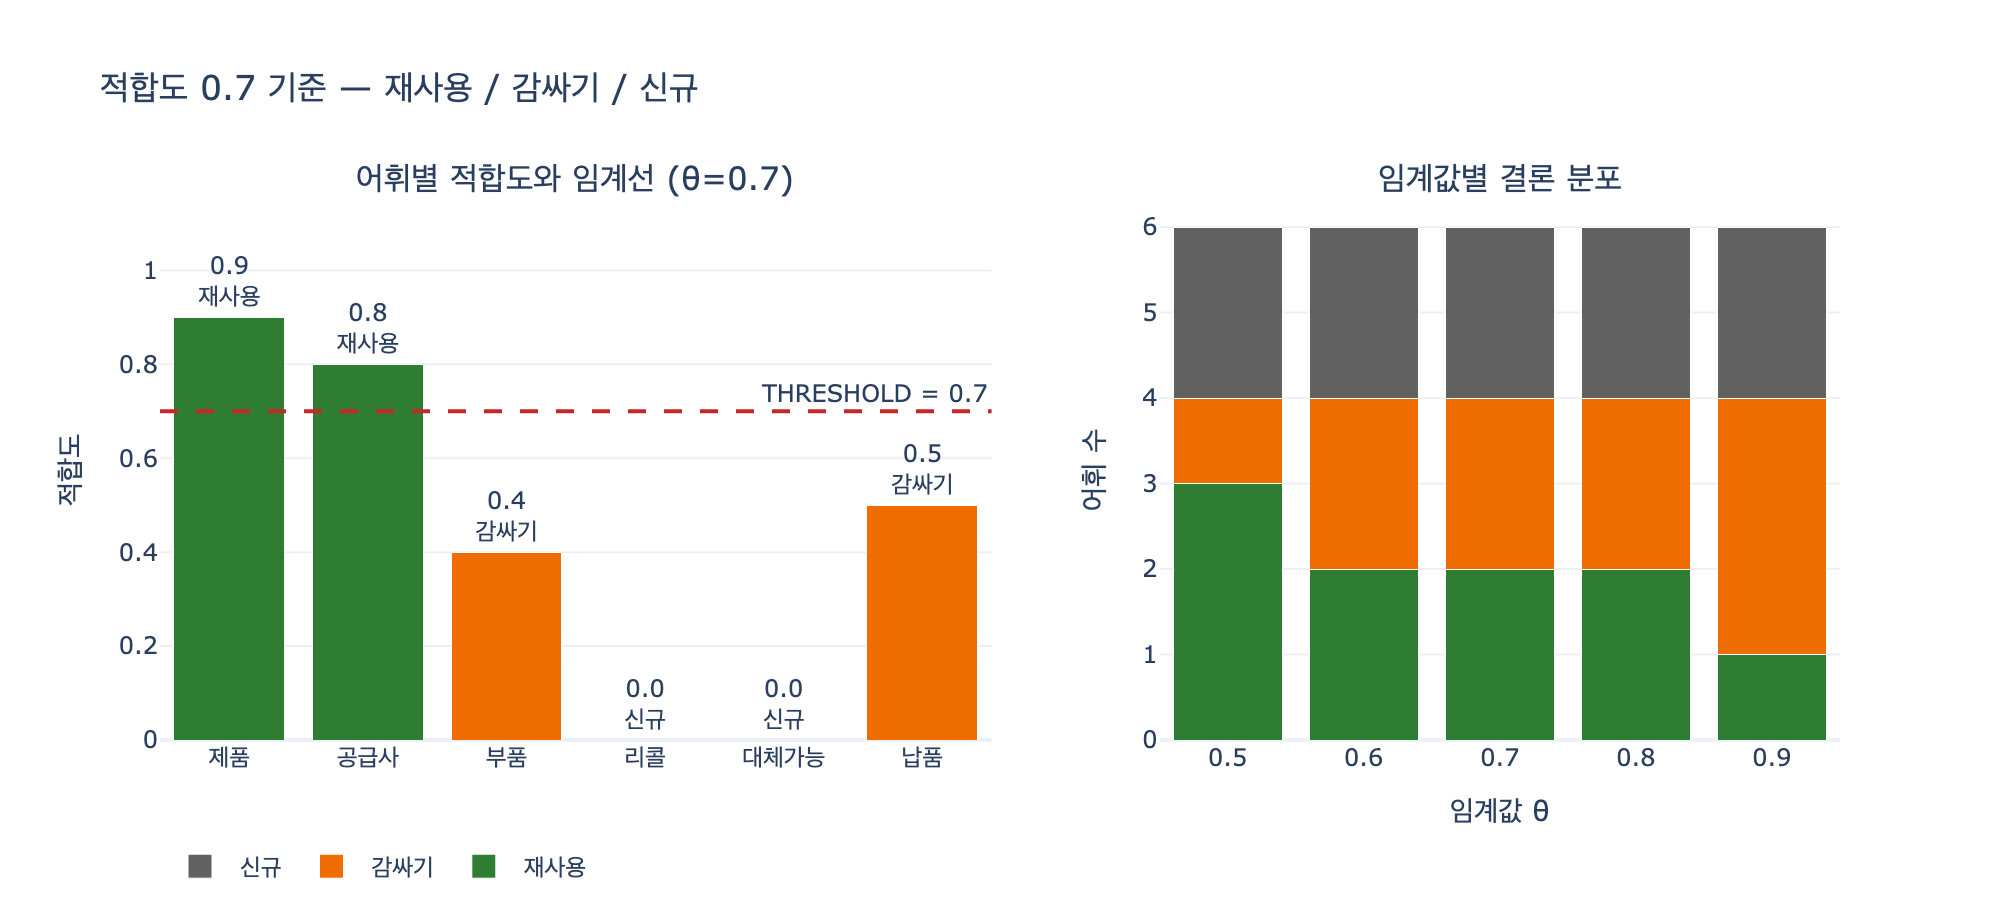

The script that drew this image:
# %% [markdown]
# # ex4_reuse_or_build.py — 적합도 임계값과 세 갈래 결론
#
# 12장 12.4절 「남의 어휘를 가져다 쓸까」의 판단 로직을 순수 파이썬으로 재현한다.
#
# 판단은 두 단계다.
#
# 1. **공개 어휘 후보가 있는가?** 없으면($v = \text{None}$) 무조건 **만든다(build)**.
# 2. 있다면 **적합도 $s$ 가 임계값 $\theta$ 이상인가?** 이상이면 **그대로 재사용(reuse)**,
#    미만이면 **우리 것을 만들고 «대략 같음»을 걸어 둔다(wrap)**.
#
# 수식으로 쓰면 이렇다.
#
# $$
# f(v, s;\ \theta) =
# \begin{cases}
# \text{build} & v = \varnothing \\[4pt]
# \text{reuse} & v \neq \varnothing \ \wedge\ s \ge \theta \\[4pt]
# \text{wrap}  & v \neq \varnothing \ \wedge\ s < \theta
# \end{cases}
# $$
#
# 책의 기본값은 $\theta = 0.7$ 이다. 저자 본인도 "0.7 은 제 감"이라고 못 박는다.
# 중요한 건 숫자의 정확성이 아니라 **숫자를 정해 두고 매번 같은 기준으로 판단하는 것**이다.
#
# 이 노트북은 $\theta$ 를 $0.5 \sim 0.9$ 로 바꿔 가며 각 어휘의 결론이 어떻게 흔들리는지 본다.

# %%
# 필요 패키지: plotly (시각화), kaleido (PNG 저장). 판단 로직 자체는 순수 파이썬 — 외부 DB/네트워크 불필요.
from __future__ import annotations


def _show(fig):
    try:
        from IPython import get_ipython
        if get_ipython() is not None:
            fig.show()
    except ImportError:
        pass


# 우리가 필요한 개념과, 공개 어휘에 이미 있는 것 (asset의 NEEDED 그대로)
NEEDED = {
    "제품":     {"공개어휘": "schema.org/Product",      "적합도": 0.9},
    "공급사":   {"공개어휘": "schema.org/Organization", "적합도": 0.8},
    "부품":     {"공개어휘": "schema.org/Product",      "적합도": 0.4},
    "리콜":     {"공개어휘": None,                      "적합도": 0.0},
    "대체가능": {"공개어휘": None,                      "적합도": 0.0},
    "납품":     {"공개어휘": "schema.org/seller",       "적합도": 0.5},
}

THRESHOLD = 0.7  # 책의 기본 임계값

print(f"어휘 {len(NEEDED)}개, 기본 임계값 {THRESHOLD}")
# 출력: 어휘 6개, 기본 임계값 0.7


# %% [markdown]
# ## 1. 판단 함수 — 세 갈래
#
# `classify` 는 어휘 하나에 대한 결론을 돌려주고, `partition` 은 원본 스크립트와 똑같이
# `reuse / wrap / build` 세 바구니로 나눈다.

# %%
def classify(info: dict, threshold: float = THRESHOLD) -> str:
    """공개 어휘 후보와 적합도로 세 갈래 결론을 낸다."""
    if info["공개어휘"] is None:
        return "build"          # 공개 어휘에 없다 — 만든다
    if info["적합도"] >= threshold:
        return "reuse"          # 그대로 가져다 쓴다
    return "wrap"               # 우리 것을 만들고 «대략 같음»을 걸어 둔다


def partition(needed: dict, threshold: float = THRESHOLD):
    reuse, build, wrap = [], [], []
    for term, info in needed.items():
        verdict = classify(info, threshold)
        if verdict == "build":
            build.append(term)
        elif verdict == "reuse":
            reuse.append((term, info["공개어휘"]))
        else:
            wrap.append((term, info["공개어휘"], info["적합도"]))
    return reuse, wrap, build


def report(needed: dict, threshold: float = THRESHOLD) -> None:
    reuse, wrap, build = partition(needed, threshold)
    print(f"[임계값 {threshold}]")
    print(f"그대로 가져다 쓴다 ({len(reuse)}개)")
    for t, v in reuse:
        print(f"  {t:<8} → {v}")
    print(f"\n비슷한데 안 맞는다 — 우리 것으로 만들고 «대략 같음»만 걸어 둔다 ({len(wrap)}개)")
    for t, v, s in wrap:
        print(f"  {t:<8} ~ {v}  (적합도 {s})")
    print(f"\n공개 어휘에 없다 — 만든다 ({len(build)}개)")
    for t in build:
        print(f"  {t}")


report(NEEDED, THRESHOLD)
# 출력:
# [임계값 0.7]
# 그대로 가져다 쓴다 (2개)
#   제품       → schema.org/Product
#   공급사      → schema.org/Organization
#
# 비슷한데 안 맞는다 — 우리 것으로 만들고 «대략 같음»만 걸어 둔다 (2개)
#   부품       ~ schema.org/Product  (적합도 0.4)
#   납품       ~ schema.org/seller  (적합도 0.5)
#
# 공개 어휘에 없다 — 만든다 (2개)
#   리콜
#   대체가능


# %% [markdown]
# ## 2. 임계값을 0.5 ~ 0.9 로 흔들어 본다
#
# `build` 는 $\theta$ 와 무관하다. 후보 자체가 없으니 임계값이 어떻든 결론이 안 바뀐다.
# 움직이는 건 후보가 있는 4개(제품 0.9, 공급사 0.8, 납품 0.5, 부품 0.4)뿐이고,
# 그중에서도 **경계가 어휘 점수 위를 지나갈 때만** 뒤집힌다.

# %%
THRESHOLDS = [0.5, 0.6, 0.7, 0.8, 0.9]
TERMS = list(NEEDED.keys())

MARK = {"reuse": "재사용", "wrap": "감싸기", "build": "신규"}

grid = {th: {t: classify(NEEDED[t], th) for t in TERMS} for th in THRESHOLDS}

header = "임계값 | " + " | ".join(f"{t:<6}" for t in TERMS)
print(header)
print("-" * len(header))
for th in THRESHOLDS:
    row = " | ".join(f"{MARK[grid[th][t]]:<6}" for t in TERMS)
    print(f" {th:<5} | {row}")
# 출력:
# 임계값 | 제품     | 공급사    | 부품     | 리콜     | 대체가능   | 납품
# ------------------------------------------------------------------
#  0.5   | 재사용    | 재사용    | 감싸기    | 신규     | 신규     | 재사용
#  0.6   | 재사용    | 재사용    | 감싸기    | 신규     | 신규     | 감싸기
#  0.7   | 재사용    | 재사용    | 감싸기    | 신규     | 신규     | 감싸기
#  0.8   | 재사용    | 재사용    | 감싸기    | 신규     | 신규     | 감싸기
#  0.9   | 재사용    | 감싸기    | 감싸기    | 신규     | 신규     | 감싸기


# %% [markdown]
# ### 뒤집히는 지점
#
# 어휘 $i$ 의 결론은 $\theta \le s_i$ 인 동안 `reuse`, $\theta > s_i$ 가 되는 순간 `wrap` 으로 넘어간다.
# 즉 뒤집힘 경계는 정확히 $\theta = s_i^{+}$ 다.
#
# - **납품** ($s = 0.5$): $\theta = 0.5$ 까지는 재사용, $0.6$ 부터 감싸기.
# - **공급사** ($s = 0.8$): $\theta = 0.8$ 까지는 재사용, $0.9$ 부터 감싸기.
# - **제품** ($s = 0.9$): 0.5~0.9 구간 내내 재사용 — 가장 안전한 재사용 후보.
# - **부품** ($s = 0.4$): 구간 내내 감싸기 — 이름은 같아도 뜻이 다른 대표 사례.
#
# 임계값을 0.7에서 0.5로 낮추면 «납품»이 `schema.org/seller` 로 바로 들어간다.
# 적합도 0.5짜리를 억지로 맞춰 쓰면 예외 조항이 쌓인다는 게 이 장의 경고다.

# %%
flips = []
for t in TERMS:
    prev = None
    for th in THRESHOLDS:
        cur = grid[th][t]
        if prev is not None and cur != prev:
            flips.append((t, prev, cur, th, NEEDED[t]["적합도"]))
        prev = cur

for t, a, b, th, s in flips:
    print(f"{t:<6} (적합도 {s}) : {MARK[a]} → {MARK[b]}  @ 임계값 {th}")
# 출력:
# 공급사    (적합도 0.8) : 재사용 → 감싸기  @ 임계값 0.9
# 납품     (적합도 0.5) : 재사용 → 감싸기  @ 임계값 0.6


# %% [markdown]
# ## 3. 임계값별 결론 분포
#
# 임계값이 올라가면 `reuse` 는 단조 감소하고 `wrap` 은 단조 증가한다. `build` 는 상수 2다.
#
# $$
# |\text{reuse}(\theta)| = \bigl|\{\, i : v_i \neq \varnothing \ \wedge\ s_i \ge \theta \,\}\bigr|
# $$

# %%
counts = {}
for th in THRESHOLDS:
    r, w, b = partition(NEEDED, th)
    counts[th] = {"reuse": len(r), "wrap": len(w), "build": len(b)}
    print(f"임계값 {th}: 재사용 {len(r)}, 감싸기 {len(w)}, 신규 {len(b)}")
# 출력:
# 임계값 0.5: 재사용 3, 감싸기 1, 신규 2
# 임계값 0.6: 재사용 2, 감싸기 2, 신규 2
# 임계값 0.7: 재사용 2, 감싸기 2, 신규 2
# 임계값 0.8: 재사용 2, 감싸기 2, 신규 2
# 임계값 0.9: 재사용 1, 감싸기 3, 신규 2


# %% [markdown]
# ## 4. 시각화
#
# 왼쪽: 어휘별 적합도 막대 + 기본 임계선 0.7 (후보 없는 어휘는 회색 0점).
# 오른쪽: 임계값 0.5~0.9 에 따른 세 갈래 개수 누적 막대.

# %%
import plotly.graph_objects as go
from plotly.subplots import make_subplots

COLOR = {"reuse": "#2E7D32", "wrap": "#EF6C00", "build": "#616161"}

fig = make_subplots(
    rows=1, cols=2,
    subplot_titles=("어휘별 적합도와 임계선 (θ=0.7)", "임계값별 결론 분포"),
    column_widths=[0.55, 0.45],
)

verdict_at_default = {t: classify(NEEDED[t], THRESHOLD) for t in TERMS}
fig.add_trace(
    go.Bar(
        x=TERMS,
        y=[NEEDED[t]["적합도"] for t in TERMS],
        marker_color=[COLOR[verdict_at_default[t]] for t in TERMS],
        text=[f"{NEEDED[t]['적합도']}<br>{MARK[verdict_at_default[t]]}" for t in TERMS],
        textposition="outside",
        showlegend=False,
        hovertemplate="%{x}: 적합도 %{y}<extra></extra>",
    ),
    row=1, col=1,
)
fig.add_hline(
    y=THRESHOLD, line_dash="dash", line_color="#C62828",
    annotation_text="THRESHOLD = 0.7", annotation_position="top right",
    row=1, col=1,
)

for key in ("reuse", "wrap", "build"):
    fig.add_trace(
        go.Bar(
            x=[str(th) for th in THRESHOLDS],
            y=[counts[th][key] for th in THRESHOLDS],
            name=MARK[key],
            marker_color=COLOR[key],
            hovertemplate="임계값 %{x}: " + MARK[key] + " %{y}개<extra></extra>",
        ),
        row=1, col=2,
    )

fig.update_yaxes(title_text="적합도", range=[0, 1.15], row=1, col=1)
fig.update_xaxes(title_text="임계값 θ", row=1, col=2)
fig.update_yaxes(title_text="어휘 수", row=1, col=2)
fig.update_layout(
    barmode="stack",
    title_text="적합도 0.7 기준 — 재사용 / 감싸기 / 신규",
    template="plotly_white",
    width=1000, height=460,
    legend=dict(orientation="h", y=-0.18),
)

_show(fig)

import os
_png = os.path.join(os.path.dirname(os.path.abspath(__file__)), "expy.png")
fig.write_image(_png, scale=2)
print(f"저장: {_png}")
# 출력: 저장: .../5b396e2e-c181-4459-84b9-528633b0633c/expy.png


# %% [markdown]
# ## 정리
#
# - 임계값은 **0.7**. 이 숫자 자체는 저자의 감이고, 요점은 기준을 문서로 못 박아 매번 같게 판단하는 것이다.
# - 세 갈래는 **(1) 0.7 이상 → 그대로 재사용**, **(2) 공개 어휘 없음 → 새로 만든다**,
#   **(3) 그 사이(후보는 있는데 0.7 미만) → 우리 것을 만들고 «대략 같음»을 걸어 둔다**.
# - «대략 같음»은 RDF 라면 `owl:sameAs` / `skos:closeMatch`, LPG 라면 속성에 매핑 표로 둔다.
# - 억지로 맞춰 쓰면(가) 예외 조항이 쌓이고, 다 새로 만들면(나) 밖과 주고받을 때마다 변환한다. 중간이 답이다.
